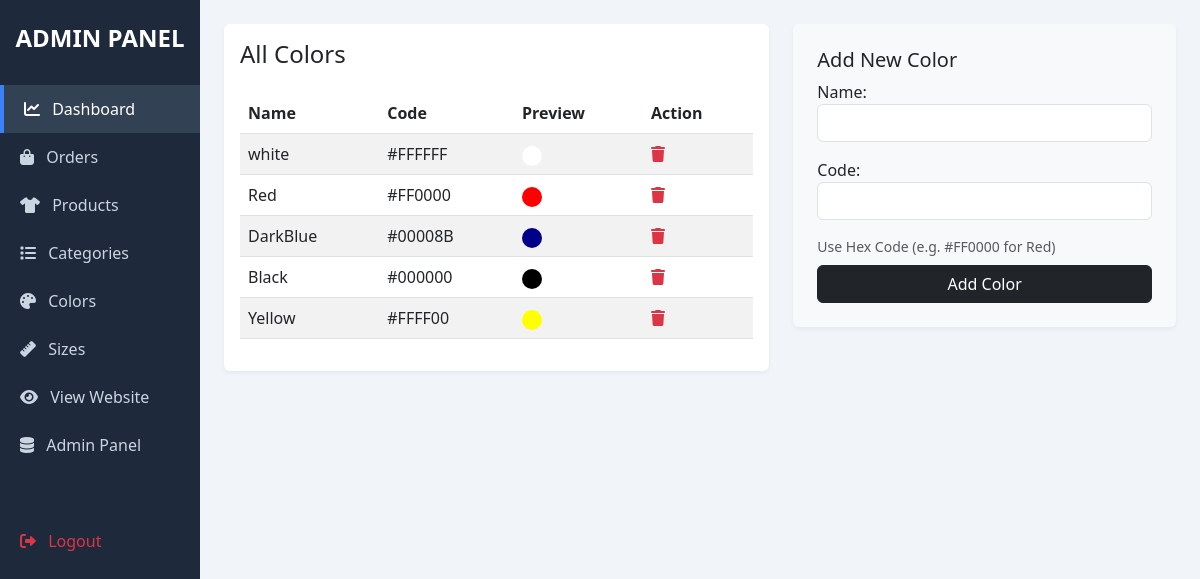
Screenshot of /my-admin/colors/ (signed in) with the database file from the repository.
### store/models.py (models this page shows, shortened)
class Color(models.Model):
    name = models.CharField(max_length=50) # Example: Red
    code = models.CharField(max_length=20) # Example: #FF0000 (Color picker ke liye)

### store/views.py (the view)
# urls.py: path('my-admin/colors/', views.admin_colors, name='admin_colors'),
@user_passes_test(is_admin)
def admin_colors(request):
    colors = Color.objects.all()
    if request.method == 'POST':
        form = ColorForm(request.POST)
        if form.is_valid():
            form.save()
            messages.success(request, 'Color added successfully!')
            return redirect('admin_colors')
    else:
        form = ColorForm()
    return render(request, 'store/custom_admin/manage_color.html', {'form': form, 'colors': colors})

### store/forms.py
class ColorForm(forms.ModelForm):
    class Meta:
        model = Color
        fields = ['name', 'code'] # Code me Hex value dalegi (e.g., #FF0000)
    def __init__(self, *args, **kwargs):
        super(ColorForm, self).__init__(*args, **kwargs)
        for field in self.fields:
            self.fields[field].widget.attrs['class'] = 'form-control'

### store/context_processors.py (called while the page is built, shortened)
def menu_links(request):
    links = Category.objects.all()
    return dict(links=links)

def counter(request):
    cart_count = 0
    if 'admin' in request.path:
        return {}

### store/views.py (called while the page is built)
def is_admin(user):
    return user.is_superuser

### templates/store/custom_admin/manage_color.html (shortened to what this page needs)
{% extends 'store/custom_admin/admin_base.html' %}
{% block admin_content %}
<div class="row">
    <div class="col-md-7">
        <div class="card p-3">
            <h4>All Colors</h4>
            <table class="table table-striped mt-3">
                <thead><tr><th>Name</th><th>Code</th><th>Preview</th><th>Action</th></tr></thead>
                <tbody>
                    {% for color in colors %}
                    <tr>
                        <td>{{ color.name }}</td>
                        <td>{{ color.code }}</td>
                        <td><span class="badge rounded-circle" style="background:{{ color.code }}; width:20px; height:20px;">&nbsp;</span></td>
                        <td><a href="{% url 'admin_delete_color' color.id %}" class="text-danger" onclick="return confirm('Delete?')"><i class="fas fa-trash"></i></a></td>
                    </tr>
                    {% endfor %}
                </tbody>
            </table>
        </div>
    </div>
    <div class="col-md-5">
        <div class="card p-4 bg-light">
            <h5>Add New Color</h5>
            <form method="POST">
                <div class="mb-3">{{ form.as_p }}</div>
                <small class="text-muted d-block mb-2">Use Hex Code (e.g. #FF0000 for Red)</small>
                <button type="submit" class="btn btn-dark w-100">Add Color</button>
            </form>
        </div>
    </div>
</div>
{% endblock %}

### templates/store/custom_admin/admin_base.html (style rules this page uses)
body { background-color: #f1f5f9; }
.card { border: none; box-shadow: 0 2px 4px rgba(0,0,0,0.05); }

### rows the page displays
Color: name "white", code "#FFFFFF"
Color: name "Red", code "#FF0000"
Color: name "DarkBlue", code "#00008B"
Color: name "Black", code "#000000"
Color: name "Yellow", code "#FFFF00"
